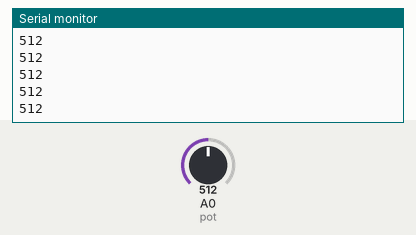
A sketch run on a simulated Arduino Uno, built with avr-gcc and run on an emulated ATmega328P. On the bench: the last lines printed to the serial monitor. The inputs (shaded band) are chosen by the test bench; at power-on: A0 (pot) = 512.

Above: at 1.2 s.
1.3 s: A0 (pot) set to 716
At 2.2 s:
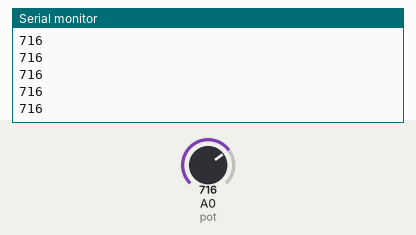
2.8 s: A0 (pot) set to 900
At 3.6 s:
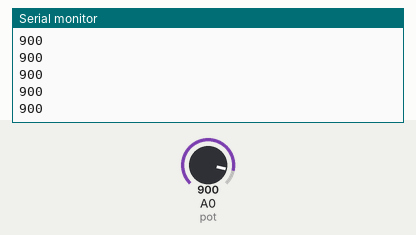
Timing chart, 0 to 5.8 s (numbered marks = the images above; inputs shaded):
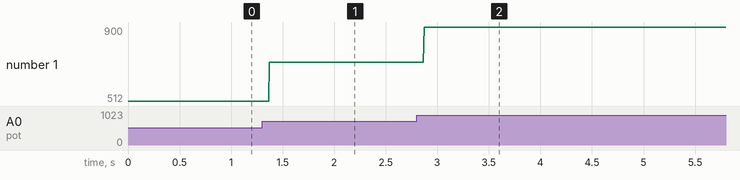

Measured:
- after the input at 1.3 s, the serial monitor: prints a new line after 0.07 s (image 1)
- after the input at 2.8 s, the serial monitor: prints a new line after 0.07 s (image 2)
- plotted number 1: 512 → 716 after the input at 1.3 s, 716 → 900 after the input at 2.8 s

The sketch:

Task1a.ino
```cpp
#define pot A0 /* Defining the pin for the potentiometer */

void setup()
{
    pinMode(pot, INPUT); /* Setting the potentiometer as input */
    Serial.begin(9600); /* Beginning the serial with 9600 baud rate */
}

void loop()
{
    int potValue = analogRead(pot); /* Read the potentiometer value and assign it in a variable */
    Serial.println(potValue);       /* Print the potentiometer value on the serial monitor */
}
```
